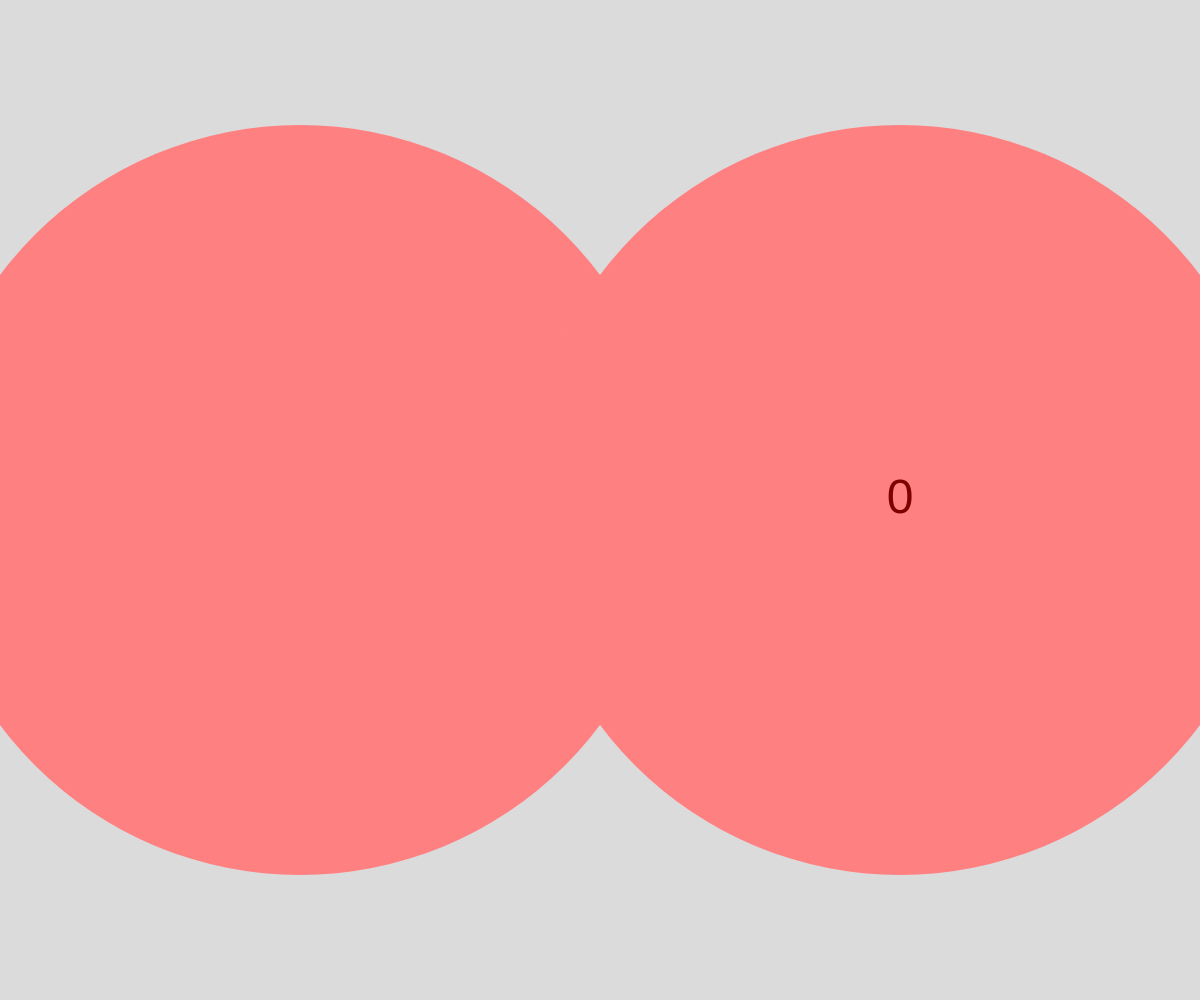
Frame 1 (no input)
Frame 60 (no input): identical to frame 1, image omitted
Frame 120 (the mouse pressed at the canvas centre since frame 60): identical to frame 1, image omitted

The p5.js sketch that drew this single still picture (run headless with seeded random() and noise() and a simulated clock; from frame 60 on, the mouse is pressed at the canvas centre):

// p5.js sketch
// ── sketch.js
// Record keys that have been pressed?



// Demonstrtes keyboard variables
function setup(){
  createCanvas(windowWidth, windowHeight);
  colorMode(HSB);
  background(86);
  noStroke();

  // See tutorial 5 for more info on text functions.
  textAlign(CENTER, CENTER);
  textSize(48);
}

function draw(){
  // If a key is pressed, make background lighter
  if (keyIsPressed){
    background(80);
  } else {
    background(86);
  }
  
  fill(keyCode, 50, 100);
  circle(width * 0.25, height / 2, min(width, height) * 0.75);
  circle(width * 0.75, height / 2, min(width, height) * 0.75);

  // Draw the values of 'key' and 'keyCode'
  // Set the fill so it contrasts with the circle
  fill(360 - keyCode, 100, 50);
  text(key, width * 0.25, height / 2);
  text(keyCode, width * 0.75, height / 2);
}

function keyPressed(){
  event.preventDefault();
  return false;
}
